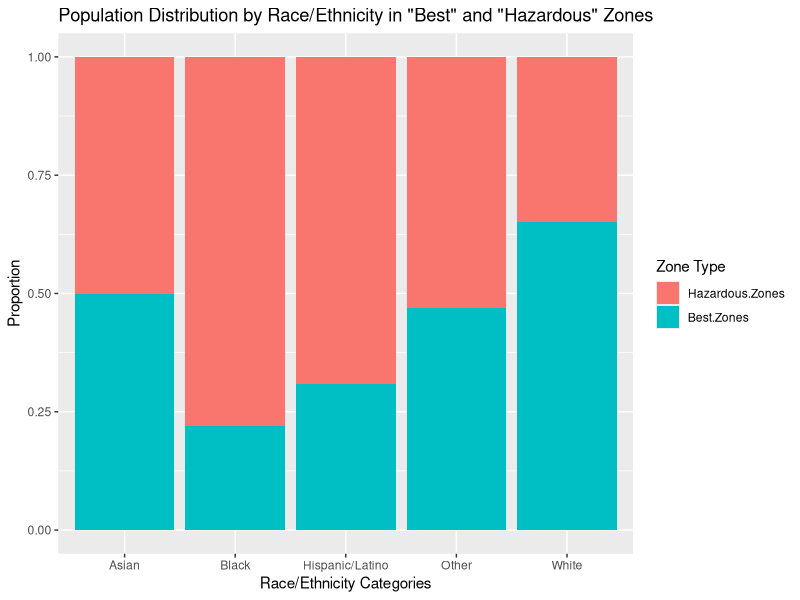
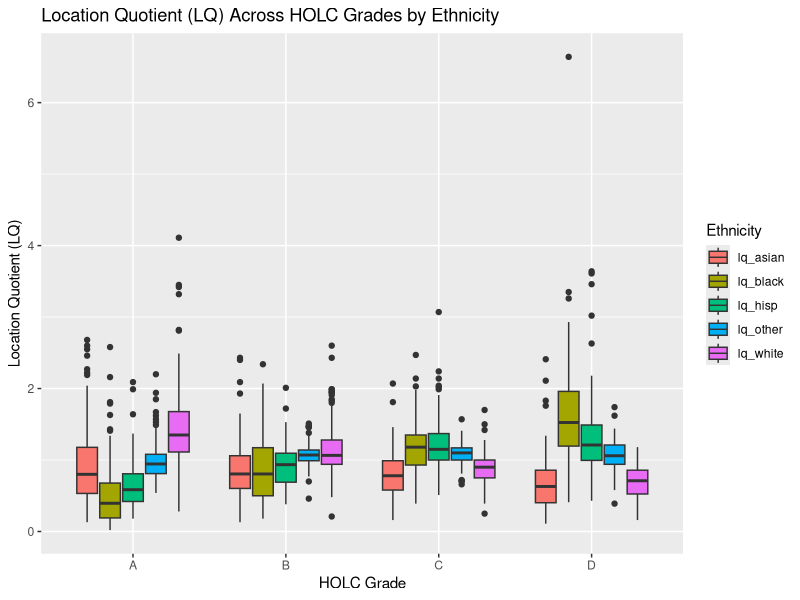

These figures' R source, in order:
## ---- chunk 1
library(tidyverse)

redlining <- read_csv("data.csv")

best_zones <- redlining |>
  filter(holc_grade == 'A')
hazardous_zones <- redlining |>
  filter(holc_grade == 'D')

categories <- c('White', 'Black', 'Hispanic/Latino', 'Asian', 'Other')

best_pct <- colMeans(best_zones
                     [c('pct_white', 'pct_black', 'pct_hisp', 
                        'pct_asian', 'pct_other')], 
                     na.rm = TRUE)
hazardous_pct <- colMeans(hazardous_zones
                          [c('pct_white', 'pct_black', 'pct_hisp', 
                             'pct_asian', 'pct_other')], 
                          na.rm = TRUE)

df <- data.frame(Category = categories, 'Best Zones' = best_pct, 
                 'Hazardous Zones' = hazardous_pct)

df <- df |> pivot_longer(cols = -Category, names_to = 'Zone Type', 
                         values_to = 'Percentage')

ggplot(df, aes(x = Category, y = Percentage, fill = fct_rev(`Zone Type`))) +
  geom_bar(stat = 'identity', position = 'fill') +
  labs(
    title = 
      'Population Distribution by Race/Ethnicity in "Best" and "Hazardous" Zones',
       x = 'Race/Ethnicity Categories', y = 'Proportion') +
  guides(fill = guide_legend(title = 'Zone Type'))
## ---- chunk 2
lq_data <- redlining |>
  select(metro_area, holc_grade, lq_white, lq_black, lq_hisp, 
         lq_asian, lq_other) |>
  pivot_longer(cols = starts_with("lq"), names_to = 'Ethnicity', 
               values_to = 'LQ')

ggplot(lq_data, aes(x = holc_grade, y = LQ, fill = Ethnicity)) +
  geom_boxplot() +
  labs(title = 'Location Quotient (LQ) Across HOLC Grades by Ethnicity',
       x = 'HOLC Grade',
       y = 'Location Quotient (LQ)',
       fill = 'Ethnicity')
## ---- chunk 3
library(broom)
library(knitr)

lq_data <- lq_data |>
  mutate(sum_lq = rowSums(select(lq_data, starts_with("lq"))))

model <- lm(sum_lq ~ holc_grade, data = lq_data)
summary_table <- tidy(model)

kable(summary_table, 
      col.names = c("Variable", "Coefficient", "Std. Error", "t-value", "p-value"),
      digits = 3)
